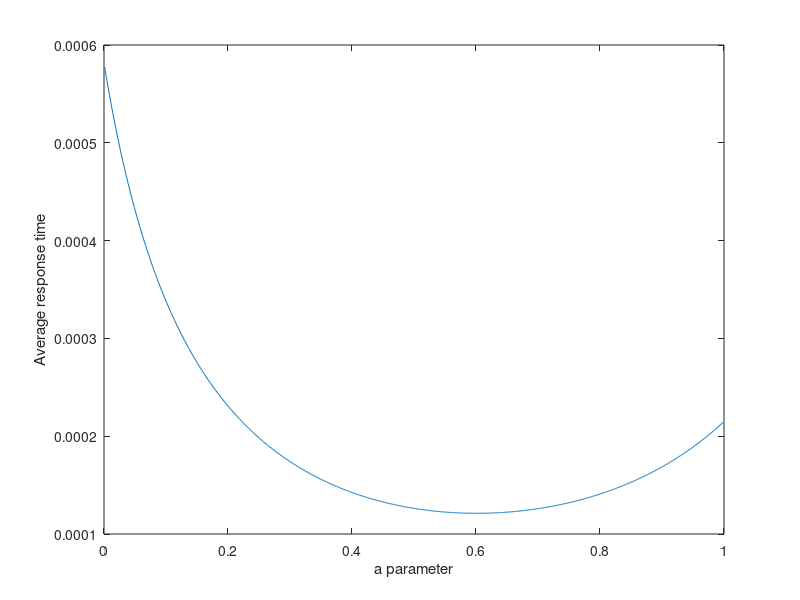

The MATLAB source for this figure:
%Exercise 1 - Eirini Donti

% (a)
a = 0.001:0.001:0.999;
l=10000;
l1=10000*a;
mu1=14650;
l2=10000*(1-a);
mu2=11720;

[U1,R1,Q1,X1,P1] = qsmm1(l1,mu1);
[U2,R2,Q2,X2,P2] = qsmm1(l2,mu2);

totClients = Q1 + Q2;
totTime = totClients/l;
figure;
plot(a,totTime);
xlabel("a parameter");
ylabel("Average response time");

[min_value,min_a] = min(min(totTime,[],1));
fprintf("Minimun value of E(T)\n");
min_value
fprintf("for a = ");
display(0.001*(min_a+1));

